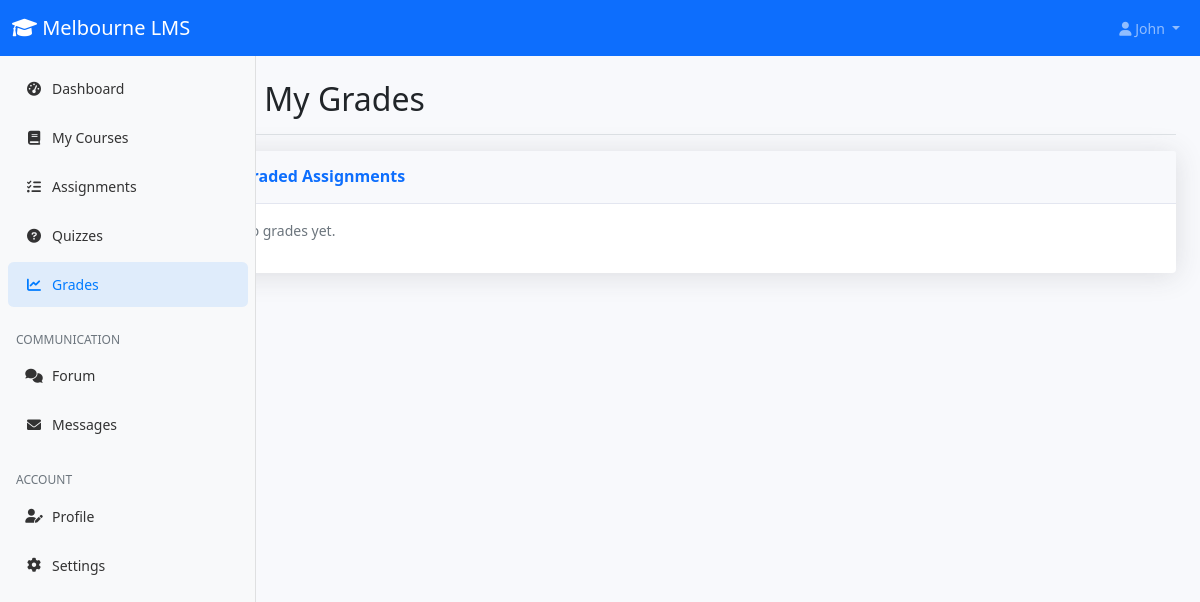
The page /student/grades.php (signed in) on the database as committed earlier.
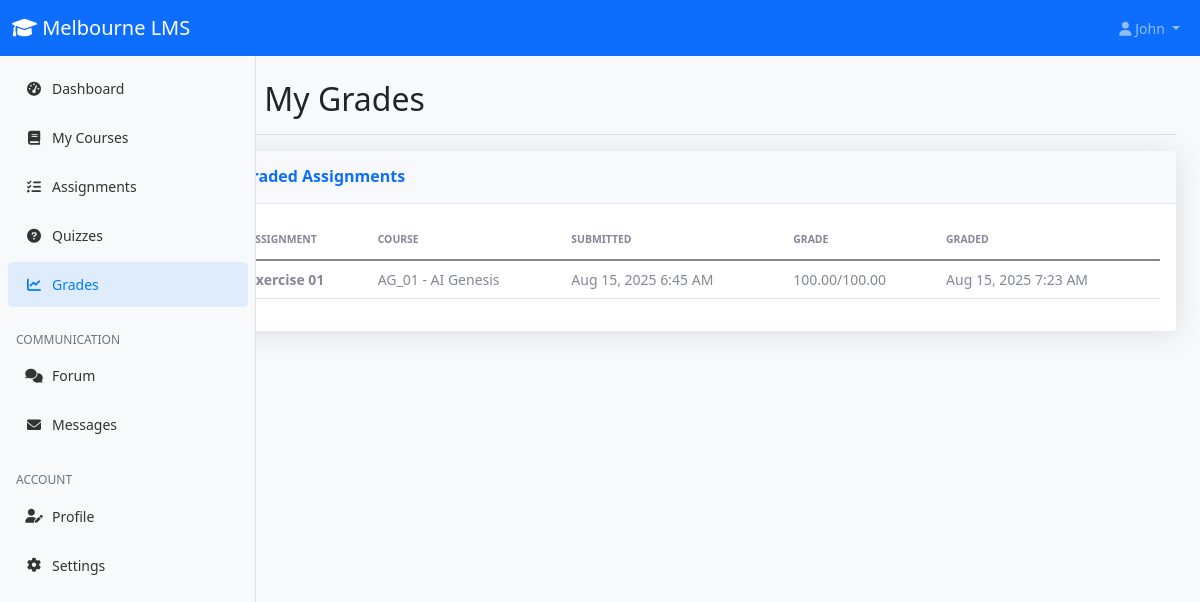
The same page on the database as committed later.
### tables this page shows
CREATE TABLE `assignment_submissions` (
  `id` int(11) NOT NULL,
  `assignment_id` int(11) NOT NULL,
  `student_id` int(11) NOT NULL,
  `submission_text` text DEFAULT NULL,
  `file_path` varchar(500) DEFAULT NULL,
  `submitted_at` timestamp NOT NULL DEFAULT current_timestamp(),
  `grade` decimal(5,2) DEFAULT NULL,
  `feedback` text DEFAULT NULL,
  `graded_by` int(11) DEFAULT NULL,
  `graded_at` timestamp NULL DEFAULT NULL
);

CREATE TABLE `assignments` (
  `id` int(11) NOT NULL,
  `course_id` int(11) NOT NULL,
  `title` varchar(200) NOT NULL,
  `description` text DEFAULT NULL,
  `due_date` datetime DEFAULT NULL,
  `max_points` decimal(5,2) DEFAULT 100.00,
  `created_by` int(11) NOT NULL,
  `created_at` timestamp NOT NULL DEFAULT current_timestamp()
);

CREATE TABLE `courses` (
  `id` int(11) NOT NULL,
  `title` varchar(200) NOT NULL,
  `description` text DEFAULT NULL,
  `instructor_id` int(11) NOT NULL,
  `course_code` varchar(20) NOT NULL,
  `credits` int(11) DEFAULT 3,
  `semester` varchar(20) DEFAULT NULL,
  `year` int(11) DEFAULT NULL,
  `max_students` int(11) DEFAULT 50,
  `status` enum('active','inactive') DEFAULT 'active',
  `created_at` timestamp NOT NULL DEFAULT current_timestamp()
);

### config/database.php (called while the page is built, shortened)
<?php
function formatDate($date)
{
    return date('M j, Y g:i A', strtotime($date));
}

### student/grades.php (the view, shortened to what this page needs)
<?php
require_once '../config/database.php';
$database = new Database();
$db = $database->getConnection();
$stmt = $db->prepare('SELECT s.*, a.title AS assignment_title, a.max_points, c.title AS course_title, c.course_code
	FROM assignment_submissions s
	JOIN assignments a ON s.assignment_id = a.id
	JOIN courses c ON a.course_id = c.id
	WHERE s.student_id = ? AND s.grade IS NOT NULL
	ORDER BY s.graded_at DESC');
$stmt->execute([$_SESSION['user_id']]);
$graded = $stmt->fetchAll(PDO::FETCH_ASSOC);
?>
<!DOCTYPE html>
<html lang="en">
<head>
	<link href="https://cdn.jsdelivr.net/npm/bootstrap@5.1.3/dist/css/bootstrap.min.css" rel="stylesheet">
	<link href="https://cdnjs.cloudflare.com/ajax/libs/font-awesome/6.0.0/css/all.min.css" rel="stylesheet">
	<link href="../assets/css/dashboard.css" rel="stylesheet">
</head>
<body>
	<?php include '../includes/student_navbar.php'; ?>
	<div class="container-fluid">
		<div class="row">
			<?php include '../includes/student_sidebar.php'; ?>
			<main class="col-md-9 ms-sm-auto col-lg-10 px-md-4">
				<div class="d-flex justify-content-between flex-wrap flex-md-nowrap align-items-center pt-3 pb-2 mb-3 border-bottom">
					<h1 class="h2"><i class="fas fa-chart-line"></i> My Grades</h1>
				</div>
				<div class="card shadow">
					<div class="card-header py-3">
						<h6 class="m-0 font-weight-bold text-primary">Graded Assignments</h6>
					</div>
					<div class="card-body">
						<?php if (empty($graded)): ?>
							<p class="text-muted">No grades yet.</p>
						<?php else: ?>
							<div class="table-responsive">
								<table class="table table-hover">
									<thead>
										<tr>
											<th>Assignment</th>
											<th>Course</th>
											<th>Submitted</th>
											<th>Grade</th>
											<th>Graded</th>
										</tr>
									</thead>
									<tbody>
										<?php foreach ($graded as $g): ?>
										<tr>
											<td><strong><?php echo htmlspecialchars($g['assignment_title']); ?></strong></td>
											<td><?php echo htmlspecialchars($g['course_code'] . ' - ' . $g['course_title']); ?></td>
											<td><?php echo formatDate($g['submitted_at']); ?></td>
											<td><?php echo htmlspecialchars($g['grade']); ?>/<?php echo htmlspecialchars($g['max_points']); ?></td>
											<td><?php echo formatDate($g['graded_at']); ?></td>
										</tr>
										<?php endforeach; ?>
									</tbody>
								</table>
							</div>
						<?php endif; ?>
					</div>
				</div>
			</main>
		</div>
	</div>
</body>
</html>

### includes/student_navbar.php (shortened to what this page needs)
<nav class="navbar navbar-expand-lg navbar-dark bg-primary">
    <div class="container-fluid">
        <a class="navbar-brand" href="../student/dashboard.php">
            <i class="fas fa-graduation-cap"></i> Melbourne LMS
        </a>
        <div class="collapse navbar-collapse" id="navbarNav">
            <ul class="navbar-nav ms-lg-auto">
                <li class="nav-item dropdown">
                    <a class="nav-link dropdown-toggle" href="#" id="navbarDropdown" role="button" data-bs-toggle="dropdown">
                        <i class="fas fa-user"></i> <?php echo $_SESSION['first_name']; ?>
                    </a>
                </li>
            </ul>
        </div>
    </div>
</nav>

### includes/student_sidebar.php
<?php
$current = basename($_SERVER['PHP_SELF']);
$isActive = function(array $files) use ($current) {
    return in_array($current, $files, true) ? ' active' : '';
};
?>
<nav id="sidebarMenu" class="col-md-3 col-lg-2 d-md-block bg-light sidebar collapse">
    <div class="position-sticky pt-3">
        <ul class="nav flex-column">
            <li class="nav-item">
                <a class="nav-link<?php echo $isActive(['dashboard.php']); ?>" href="../student/dashboard.php">
                    <i class="fas fa-tachometer-alt"></i> Dashboard
                </a>
            </li>
            <li class="nav-item">
                <a class="nav-link<?php echo $isActive(['courses.php','course_view.php']); ?>" href="../student/courses.php">
                    <i class="fas fa-book"></i> My Courses
                </a>
            </li>
            <li class="nav-item">
                <a class="nav-link<?php echo $isActive(['assignments.php']); ?>" href="../student/assignments.php">
                    <i class="fas fa-tasks"></i> Assignments
                </a>
            </li>
            <li class="nav-item">
                <a class="nav-link<?php echo $isActive(['quizzes.php']); ?>" href="../student/quizzes.php">
                    <i class="fas fa-question-circle"></i> Quizzes
                </a>
            </li>
            <li class="nav-item">
                <a class="nav-link<?php echo $isActive(['grades.php']); ?>" href="../student/grades.php">
                    <i class="fas fa-chart-line"></i> Grades
                </a>
            </li>
        </ul>
        <h6 class="sidebar-heading d-flex justify-content-between align-items-center px-3 mt-4 mb-1 text-muted">
            <span>Communication</span>
        </h6>
        <ul class="nav flex-column mb-2">
            <li class="nav-item">
                <a class="nav-link" href="../forum/index.php">
                    <i class="fas fa-comments"></i> Forum
                </a>
            </li>
            <li class="nav-item">
                <a class="nav-link" href="../messages/inbox.php">
                    <i class="fas fa-envelope"></i> Messages
                </a>
            </li>
        </ul>
        <h6 class="sidebar-heading d-flex justify-content-between align-items-center px-3 mt-4 mb-1 text-muted">
            <span>Account</span>
        </h6>
        <ul class="nav flex-column mb-2">
            <li class="nav-item">
                <a class="nav-link" href="../profile.php">
                    <i class="fas fa-user-edit"></i> Profile
                </a>
            </li>
            <li class="nav-item">
                <a class="nav-link" href="../settings.php">
                    <i class="fas fa-cog"></i> Settings
                </a>
            </li>
        </ul>
    </div>
</nav>

### assets/css/dashboard.css (style rules this page uses)
body { font-size: .875rem; background-color: #f8f9fc; }
.sidebar { position: fixed; top: 0; bottom: 0; left: 0; width: 16rem; z-index: 100; padding: 48px 0 0; box-shadow: inset -1px 0 0 rgba(0, 0, 0, .1); }
.navbar { position: sticky; top: 0; z-index: 1040; }
main { padding-top: 0.5rem; }
.sidebar .nav-link { font-weight: 500; color: #333; padding: 0.75rem 1rem; border-radius: 0.35rem; margin: 0.125rem 0.5rem; }
.sidebar .nav-link.active { color: #007bff; background-color: rgba(0, 123, 255, 0.1); }
.sidebar .nav-link i { margin-right: 0.5rem; width: 16px; text-align: center; }
.sidebar-heading { font-size: .75rem; text-transform: uppercase; }
.card { box-shadow: 0 0.15rem 1.75rem 0 rgba(58, 59, 69, 0.15) !important; border: none; }
.card-header { background-color: #f8f9fc; border-bottom: 1px solid #e3e6f0; }
.font-weight-bold { font-weight: 700 !important; }
.table { color: #858796; }
.table th { border-top: none; font-weight: 600; text-transform: uppercase; font-size: 0.65rem; padding-top: 0.75rem; padding-bottom: 0.75rem; }
@media (min-width: 769px) { main { margin-left: 16rem; } }
.shadow { box-shadow: 0 0.15rem 1.75rem 0 rgba(58, 59, 69, 0.15) !important; }
.sidebar .nav-link { display: flex; align-items: center; }
.sidebar .nav-link i { margin-right: 0.5rem; width: 1.25rem; text-align: center; }

Rows that differ between the two databases and show on the page:
added assignment_submissions: assignment.title "Exercise 01", courses.course_code+title "AG_01 - AI Genesis", submitted_at "Aug 15, 2025 6:45 AM", grade "100.00", assignment.max_points "100.00", graded_at "Aug 15, 2025 7:23 AM"
Other text that changed with them:
text no longer shown: "No grades yet."
text now shown: "ASSIGNMENT COURSE SUBMITTED GRADE GRADED"
